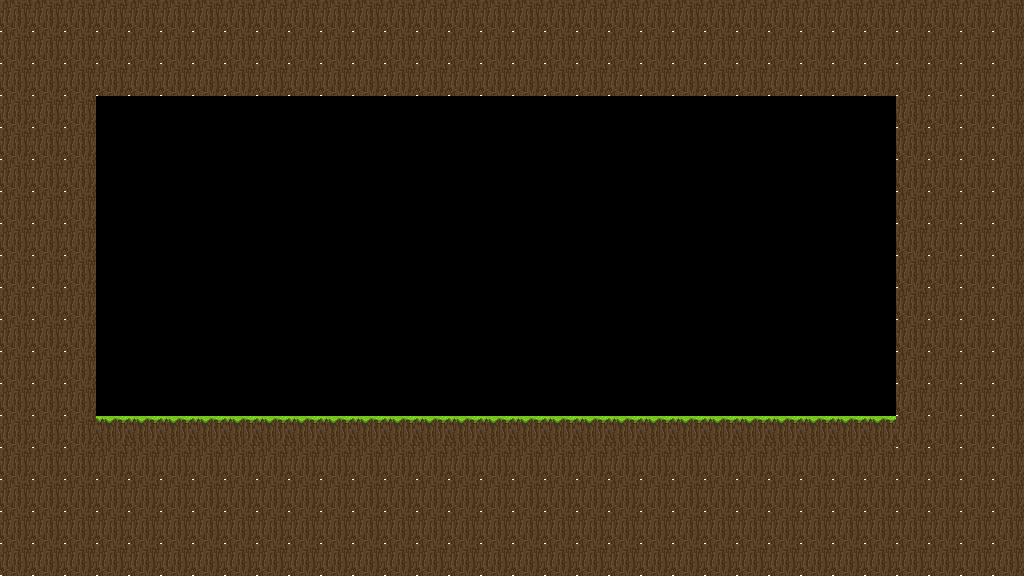

Tiled map render using the project's own tile images. Description and the map definition, with tile-layer contents summarised, below:
An orthogonal 32x18 tile map with 32x32 px tiles, 1 tile layer (Tile Layer 1) and 4 objects.

<map version="1.0" orientation="orthogonal" renderorder="left-down" width="32" height="18" tilewidth="32" tileheight="32">
 <tileset firstgid="1" name="Tiles_32x32" tilewidth="32" tileheight="32">
  <image source="Tiles_32x32.png" width="256" height="256" />
 </tileset>
 <layer name="Tile Layer 1" width="32" height="18">
  <data>[576 cells, 326 non-empty, 2 distinct tile ids]</data>
 </layer>
 <objectgroup name="Object Layer 1">
  <object x="64" y="416" width="832" height="32" />
  <object x="896" y="96" width="32" height="352" />
  <object x="96" y="64" width="832" height="32" />
  <object x="64" y="64" width="32" height="352" />
 </objectgroup>
</map>